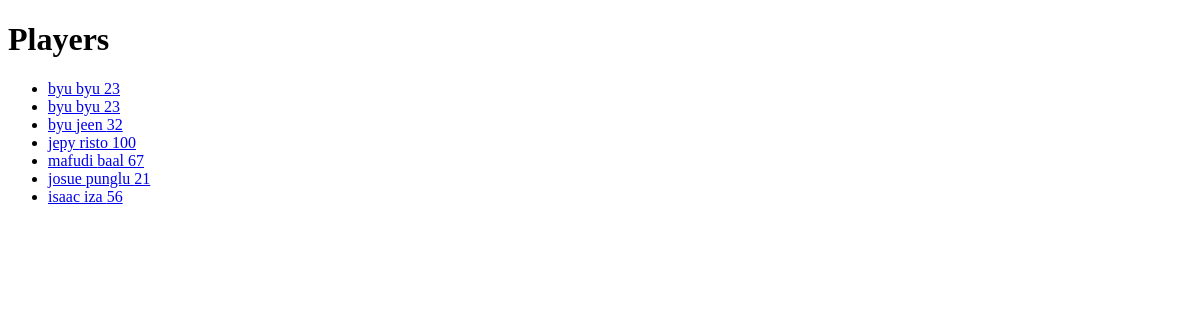
Before: /players/ with the older database file.
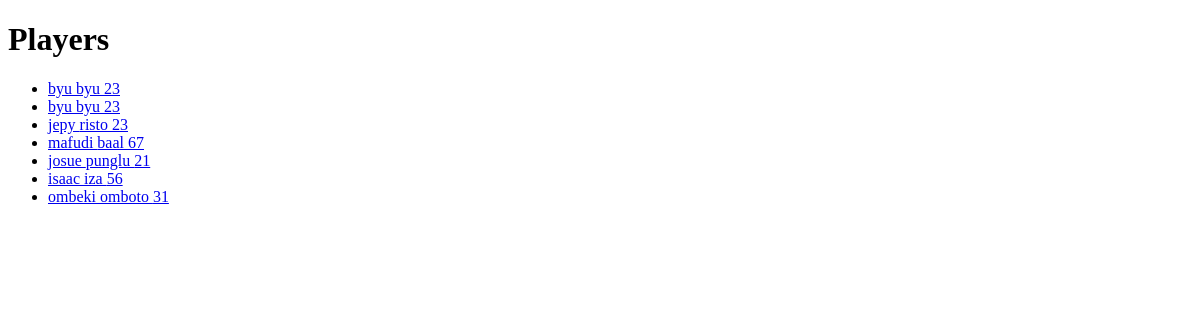
After: the same page with the newer database file.
### players/models.py (models this page shows, shortened)
class Player(models.Model):
    firstname = models.CharField(max_length=255)
    lastname = models.CharField(max_length=255)
    age = models.IntegerField()
    phone = models.IntegerField(null=True)
    date_joined = models.DateField(null=True)

### players/views.py (the view)
# urls.py: path('', include('players.urls')),
def players(request):
  myplayers = Player.objects.all().values()
  template = loader.get_template('all_players.html')
  context = {
    'myplayers': myplayers,
  }
  return HttpResponse(template.render(context, request))

### players/templates/all_players.html (shortened to what this page needs)
{% extends "master.html" %}
{% block content %}
<h1>Players</h1>
{% if myplayers %}
  <ul>
    {% for x in myplayers %}
      <li><a href="{% url 'details' x.id %}">{{ x.firstname }} {{ x.lastname }} {{ x.age }}</a></li>
    {% endfor %}
  </ul>
{% else %}
  <p>No players found.</p>
{% endif %}
{% endblock %}

Changed rows visible on the page:
removed Player: firstname "byu", lastname "jeen", age "32"
changed Player "jepy": age "100" → "23"
added Player: firstname "ombeki", lastname "omboto", age "31"
